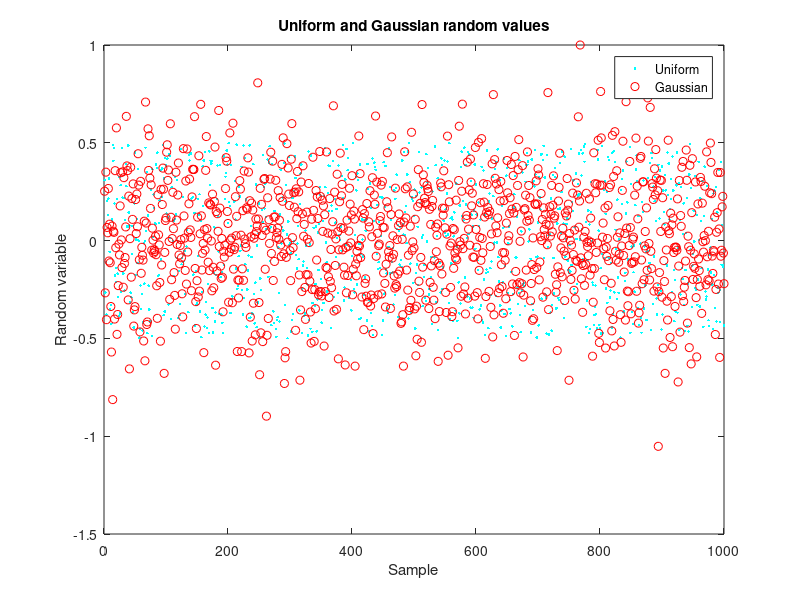
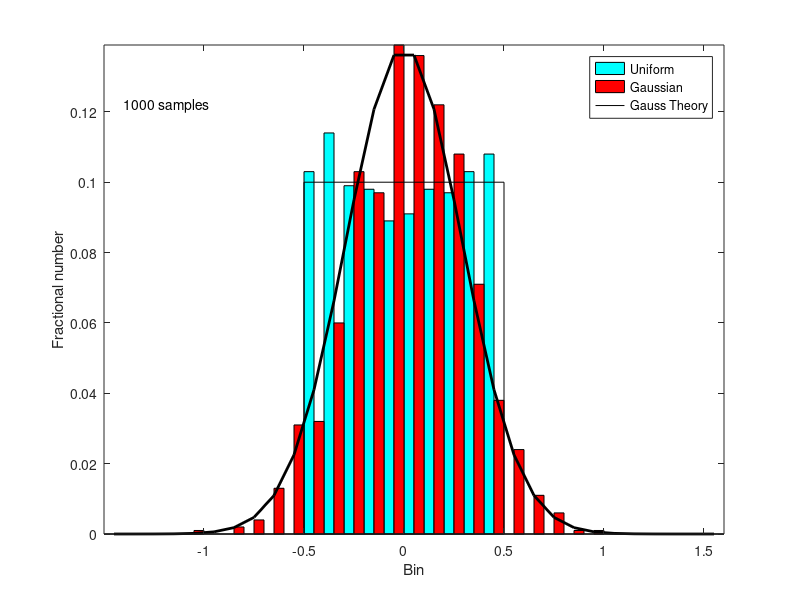

The MATLAB source for these figures, in order:
% Script M-file to generate statistics for 12.540 class
%
% Seed the random number generator (can be removed later)
% (use Seed to compatability with older versions of matlab).
s = 11; rand('seed',s); randn('seed',s+1);
unif_sig = 1.0; gauss_sig = sqrt(unif_sig/12);
%
N = 1000; % Used 1000 samples
uv = rand(N,1)-0.5; gv = randn(N,1)*gauss_sig;
dbn = 0.1; % db is bin width
bins = -1.5:dbn:1.5;
% Histogram counts values N(k) Count bin(k)<=x<bin(k+1), Last value counts
% values that match final edge value
uhist = histc(uv,bins)/N; ghist = histc(gv,bins)/N;

figure(1);
plot(1:N,uv,'c.', 1:N,gv,'ro');
xlabel('Sample'); ylabel('Random variable');
title('Uniform and Gaussian random values');
legend('Uniform','Gaussian');
%% Bar graph
figure(2); 
% Adjust bins to plot offset from center of bin (offset to show both the
% uniform and Gaussian values)
bp = bins + dbn/2 ; % General values; since we plot 2 histograms add/substract
                   % an additional db/4
hold off
bar(bp-dbn/4,uhist,0.5,'Facecolor',[0 1 1]); hold on
bar(bp+dbn/4,ghist,0.5,'FaceColor',[1 0 0]);
% Now compute theory:
plot([-0.5 -0.5 0.5 0.5],[0 dbn dbn 0],'k');
gtheory = (1/(gauss_sig*sqrt(2*pi)))*exp(-bp.*bp/(2*gauss_sig^2))*dbn;
plot(bp,gtheory,'k','LineWidth',2);
legend('Uniform','Gaussian','Gauss Theory');
xlabel('Bin'); ylabel('Fractional number');
tlab = sprintf('%d samples',N); text(-1.4,0.122,tlab);
axis tight

